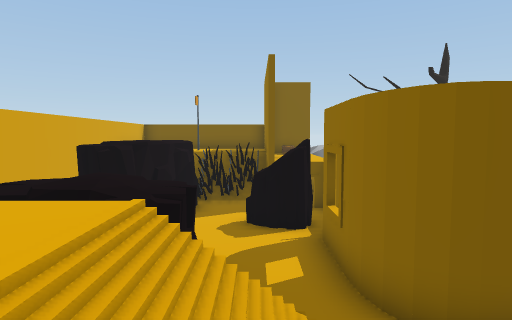
[1] (above)

16 first-person views from a walk through a Unity game level. The camera is 1.3 m above the floor, tilts 4° down and sees 75° across. The floor is counted in squares, 1 m on a side. Each view is taken from the middle of a square. On the plan, view 1 faces up. The plan holds only what a view shows up to about 14 squares ahead; the rest is blank.

[2]
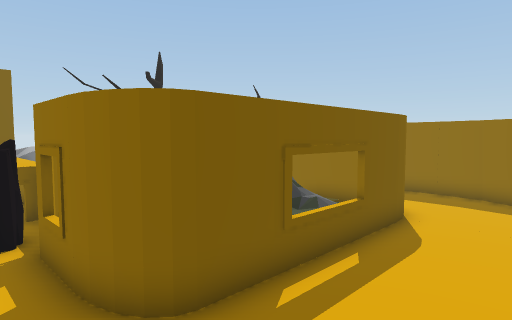

[3]
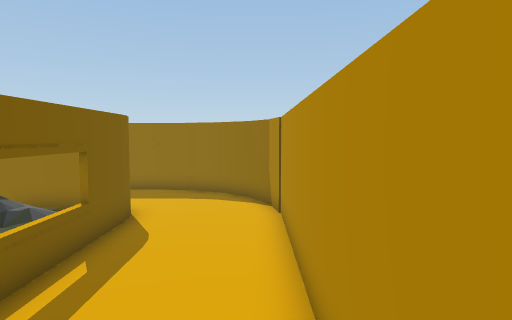

[4]
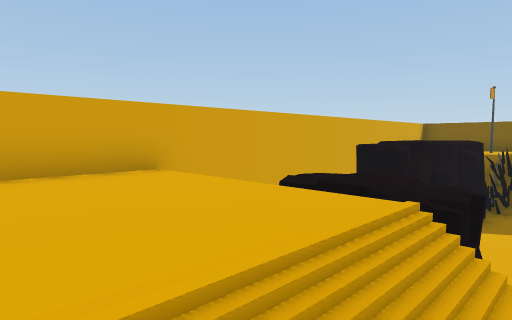

[5]
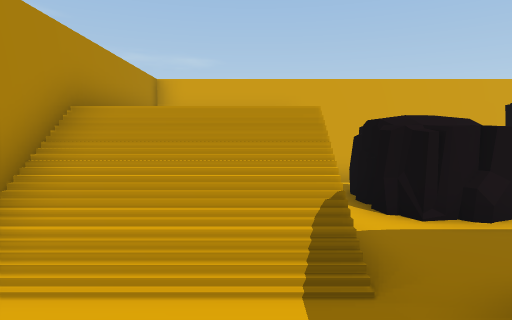

[6]
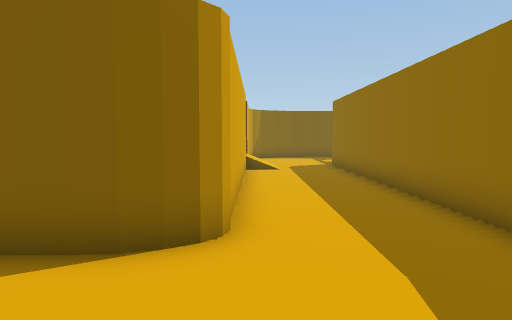

[7]
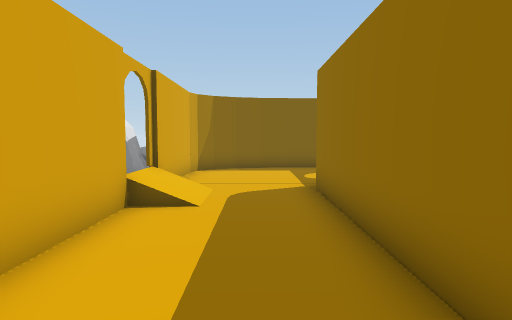

[8]
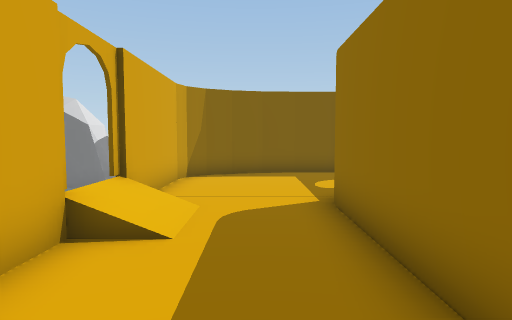

[9]
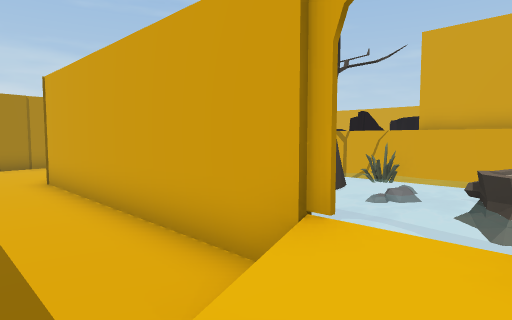

[10]
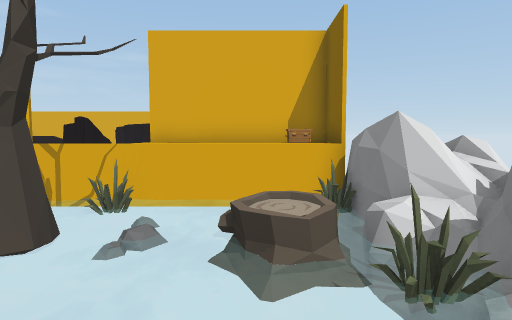

[11]
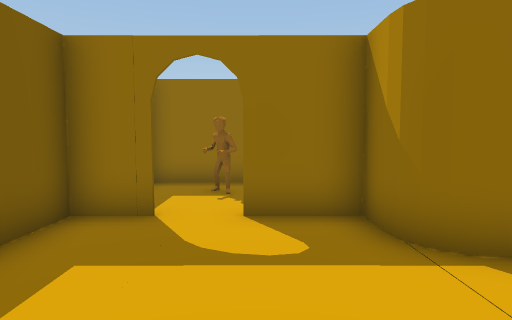

[12]
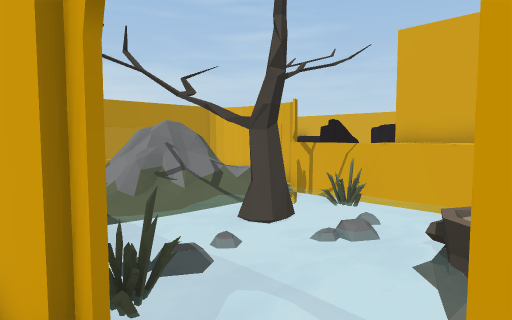

[13]
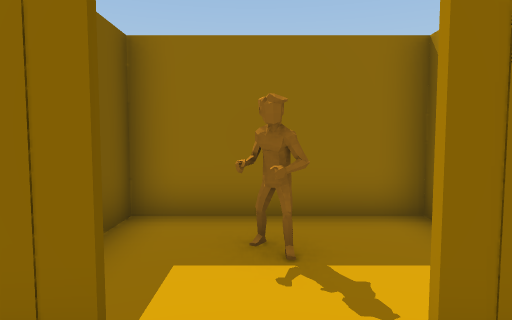

[14]
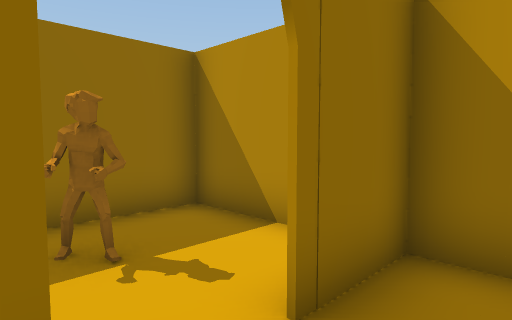

[15]
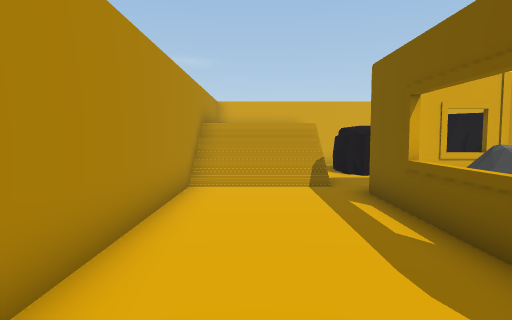

[16]
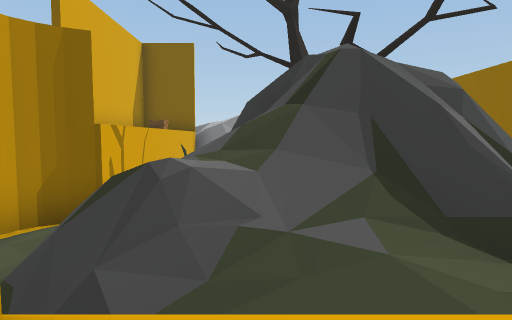

### Floor plan
Key: @ floor where view 1 was taken; # wall or solid block; x gap in a wall; . main floor; : floor 0.25 m higher than the main floor; + floor 0.5 m higher than the main floor; * floor 1.75 m higher than the main floor; / step, stairs or slope; = window, fence, low wall or low ledge; ≈ water the walk keeps out of; ^ raised ledge; v drop or lower ground; O other object.
Columns run from 6 left of view 1 to 21 right of it. Each row starts with its distance up from view 1.
 21                  #######  ##
 20                 ##....#....#
 19                 #........O.#
 18           ###  ##.....#....#
 17          ###^####.....#....#
 16       ^^^###^≈≈ #....#######
 15     ^ ^OO  ≈O≈≈ x/...#
 14     ^ ^^^≈  +≈≈≈≈/...#
 13     O  ^^≈≈≈≈≈≈≈#/...#
 12     O  ^^≈≈≈≈≈≈≈#....#
 11     OO#^^≈≈≈O≈≈≈#....#
 10  # OO.  #≈≈≈O≈≈≈#....#
  9  #OO..OO#≈≈≈≈≈≈≈#....#
  8  #OO..OO#≈=≈≈:≈ #....#
  7  #   ..##:=#### #....#
  6  # OOO.##:=###= #....#
  5  #OOOO.##:##==+ #....#
  4  #OOOO.####==####....#
  3 ##.../v=............##
  2 #****///............#
  1 #****///...........##
  0 #****/@/..........##
 -1 #=====#############

Where each view was taken, in squares from view 1:
view 1: 0 up, 0 right, facing up
view 2: 0 up, 0 right, facing up-right
view 3: 0 up, 0 right, facing right
view 4: 0 up, 0 right, facing up-left
view 5: 2 up, 4 right, facing left
view 6: 0 up, 11 right, facing up
view 7: 7 up, 13 right, facing up
view 8: 9 up, 13 right, facing up
view 9: 15 up, 13 right, facing down-left
view 10: 14 up, 11 right, facing left
view 11: 18 up, 11 right, facing right
view 12: 15 up, 11 right, facing down-left
view 13: 19 up, 15 right, facing right
view 14: 20 up, 15 right, facing down-right
view 15: 1 up, 10 right, facing left
view 16: 3 up, 5 right, facing up
